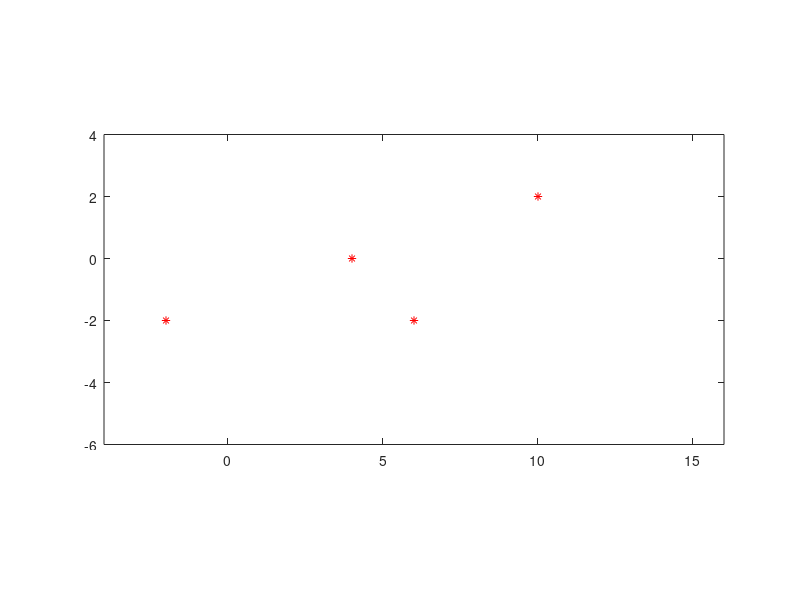

MATLAB code to generate this figure: (Note: this script raises an error after producing the figure.)
clear
%6.feladat
clear

px = [-2 4 6 10];
py = [-2 0 -2 2];
plot(px, py, 'r*')

axis([-4 16 -6 4])
axis equal
hold on

t0 = -1;
t1 = 0;
t2 = 2;
t3 = 3;

%x
syms a3 a2 a1 a0
eq = [a3 * t0^3 + a2 * t0^2 + a1 * t0^1 + a0 == px(1), ...
      a3 * t1^3 + a2 * t1^2 + a1 * t1^1 + a0 == px(2), ...
      a3 * t2^3 + a2 * t2^2 + a1 * t2^1 + a0 == px(3), ...
      a3 * t3^3 + a2 * t3^2 + a1 * t3^1 + a0 == px(4)
      ];
m = solve( eq, [a3 a2 a1 a0] );
syms t
x(t) = m.a3 * t^3 + m.a2 * t^2 + m.a1 * t^1 + m.a0;


%y
syms b3 b2 b1 b0
eq = [b3 * t0^3 + b2 * t0^2 + b1 * t0^1 + b0 == py(1), ...
      b3 * t1^3 + b2 * t1^2 + b1 * t1^1 + b0 == py(2), ...
      b3 * t2^3 + b2 * t2^2 + b1 * t2^1 + b0 == py(3), ...
      b3 * t3^3 + b2 * t3^2 + b1 * t3^1 + b0 == py(4)
      ];
m = solve( eq, [b3 b2 b1 b0] );
y(t) = m.b3 * t^3 + m.b2 * t^2 + m.b1 * t^1 + m.b0;

fplot(x, y, [t0 t3])
hold on

%erintovekotr
xd(t) = diff(x, t);
yd(t) = diff(y, t);

%11feladat

px = [10 14];
py = [2 -4];

plot(px, py, 'b*')

t0 = -1;
t1 = 1;

vx = [xd(t0), 3];
vy = [xd(t0), 0];

%x
syms a3 a2 a1 a0 t
cx(t) = a3 * t^3 + a2 * t^2 + a1 * t^1 + a0;
cxd(t) = diff(cx, t);

eq = [cx(t0) == px(1), cx(t1) == px(2), ...
      cxd(t0) == vx(1), cxd(t1) == vx(2)];

m = solve(eq, [a3 a2 a1 a0]);
x(t) = m.a3 * t^3 + m.a2 * t^2 + m.a1 * t^1 + m.a0;


%y
syms b3 b2 b1 b0
cy(t) = b3 * t^3 + b2 * t^2 + b1 * t^1 + b0;
cyd(t) = diff(cy, t);

eq = [cy(t0) == py(1), cy(t1) == py(2), ...
      cyd(t0) == vy(1), cyd(t1) == vy(2)];

m = solve(eq, [b3 b2 b1 b0]);
y(t) = m.b3 * t^3 + m.b2 * t^2 + m.b1 * t^1 + m.b0;

fplot(x, y, [t0 t1])

%12.feladat
